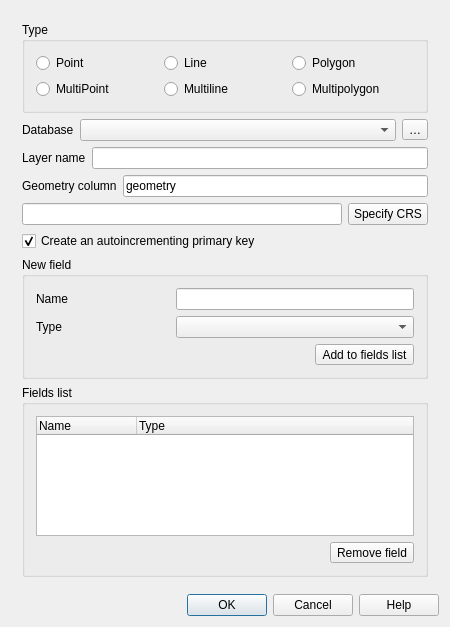
<?xml version="1.0" encoding="UTF-8"?>
<ui version="4.0">
 <class>QgsNewSpatialiteLayerDialogBase</class>
 <widget class="QDialog" name="QgsNewSpatialiteLayerDialogBase">
  <property name="geometry">
   <rect>
    <x>0</x>
    <y>0</y>
    <width>450</width>
    <height>627</height>
   </rect>
  </property>
  <property name="sizePolicy">
   <sizepolicy hsizetype="Expanding" vsizetype="Preferred">
    <horstretch>0</horstretch>
    <verstretch>0</verstretch>
   </sizepolicy>
  </property>
  <property name="minimumSize">
   <size>
    <width>351</width>
    <height>0</height>
   </size>
  </property>
  <property name="maximumSize">
   <size>
    <width>16777215</width>
    <height>16777215</height>
   </size>
  </property>
  <property name="windowTitle">
   <string>New SpatiaLite Layer</string>
  </property>
  <property name="modal">
   <bool>true</bool>
  </property>
  <layout class="QGridLayout" name="gridLayout_4">
   <item row="0" column="0">
    <widget class="QgsScrollArea" name="scrollArea">
     <property name="frameShape">
      <enum>QFrame::NoFrame</enum>
     </property>
     <property name="frameShadow">
      <enum>QFrame::Plain</enum>
     </property>
     <property name="widgetResizable">
      <bool>true</bool>
     </property>
     <widget class="QWidget" name="scrollAreaWidgetContents">
      <property name="geometry">
       <rect>
        <x>0</x>
        <y>0</y>
        <width>419</width>
        <height>598</height>
       </rect>
      </property>
      <layout class="QVBoxLayout" name="verticalLayout">
       <item>
        <widget class="QGroupBox" name="buttonGroup1">
         <property name="sizePolicy">
          <sizepolicy hsizetype="Expanding" vsizetype="Preferred">
           <horstretch>0</horstretch>
           <verstretch>0</verstretch>
          </sizepolicy>
         </property>
         <property name="title">
          <string>Type</string>
         </property>
         <layout class="QGridLayout" name="gridLayout_2">
          <item row="0" column="0">
           <widget class="QRadioButton" name="mPointRadioButton">
            <property name="text">
             <string>Point</string>
            </property>
           </widget>
          </item>
          <item row="0" column="1">
           <widget class="QRadioButton" name="mLineRadioButton">
            <property name="text">
             <string>Line</string>
            </property>
           </widget>
          </item>
          <item row="0" column="2">
           <widget class="QRadioButton" name="mPolygonRadioButton">
            <property name="text">
             <string>Polygon</string>
            </property>
           </widget>
          </item>
          <item row="1" column="0">
           <widget class="QRadioButton" name="mMultipointRadioButton">
            <property name="text">
             <string>MultiPoint</string>
            </property>
           </widget>
          </item>
          <item row="1" column="1">
           <widget class="QRadioButton" name="mMultilineRadioButton">
            <property name="text">
             <string>Multiline</string>
            </property>
           </widget>
          </item>
          <item row="1" column="2">
           <widget class="QRadioButton" name="mMultipolygonRadioButton">
            <property name="text">
             <string>Multipolygon</string>
            </property>
           </widget>
          </item>
         </layout>
        </widget>
       </item>
       <item>
        <layout class="QHBoxLayout" name="horizontalLayout">
         <item>
          <widget class="QLabel" name="mFileFormatLabel">
           <property name="enabled">
            <bool>true</bool>
           </property>
           <property name="text">
            <string>Database</string>
           </property>
           <property name="buddy">
            <cstring>mDatabaseComboBox</cstring>
           </property>
          </widget>
         </item>
         <item>
          <widget class="QComboBox" name="mDatabaseComboBox">
           <property name="enabled">
            <bool>true</bool>
           </property>
           <property name="sizePolicy">
            <sizepolicy hsizetype="Expanding" vsizetype="Fixed">
             <horstretch>0</horstretch>
             <verstretch>0</verstretch>
            </sizepolicy>
           </property>
          </widget>
         </item>
         <item>
          <widget class="QToolButton" name="toolButtonNewDatabase">
           <property name="toolTip">
            <string>Create a new SpatiaLite database</string>
           </property>
           <property name="text">
            <string>…</string>
           </property>
          </widget>
         </item>
        </layout>
       </item>
       <item>
        <layout class="QHBoxLayout" name="horizontalLayout_2">
         <item>
          <widget class="QLabel" name="label">
           <property name="text">
            <string>Layer name</string>
           </property>
           <property name="buddy">
            <cstring>leLayerName</cstring>
           </property>
          </widget>
         </item>
         <item>
          <widget class="QLineEdit" name="leLayerName">
           <property name="sizePolicy">
            <sizepolicy hsizetype="Expanding" vsizetype="Fixed">
             <horstretch>0</horstretch>
             <verstretch>0</verstretch>
            </sizepolicy>
           </property>
           <property name="toolTip">
            <string>Name for the new layer</string>
           </property>
          </widget>
         </item>
        </layout>
       </item>
       <item>
        <layout class="QHBoxLayout" name="horizontalLayout_4">
         <item>
          <widget class="QLabel" name="label_2">
           <property name="text">
            <string>Geometry column</string>
           </property>
           <property name="buddy">
            <cstring>leGeometryColumn</cstring>
           </property>
          </widget>
         </item>
         <item>
          <widget class="QLineEdit" name="leGeometryColumn">
           <property name="sizePolicy">
            <sizepolicy hsizetype="Expanding" vsizetype="Fixed">
             <horstretch>0</horstretch>
             <verstretch>0</verstretch>
            </sizepolicy>
           </property>
           <property name="toolTip">
            <string>Name for the new layer</string>
           </property>
           <property name="text">
            <string>geometry</string>
           </property>
          </widget>
         </item>
        </layout>
       </item>
       <item>
        <layout class="QHBoxLayout" name="horizontalLayout_3">
         <item>
          <widget class="QLineEdit" name="leSRID">
           <property name="toolTip">
            <string>Spatial Reference Id</string>
           </property>
           <property name="readOnly">
            <bool>true</bool>
           </property>
          </widget>
         </item>
         <item>
          <widget class="QPushButton" name="pbnFindSRID">
           <property name="sizePolicy">
            <sizepolicy hsizetype="Minimum" vsizetype="Fixed">
             <horstretch>0</horstretch>
             <verstretch>0</verstretch>
            </sizepolicy>
           </property>
           <property name="toolTip">
            <string>Specify the coordinate reference system of the layer's geometry.</string>
           </property>
           <property name="whatsThis">
            <string>Specify the coordinate reference system of the layer's geometry.</string>
           </property>
           <property name="text">
            <string>Specify CRS</string>
           </property>
          </widget>
         </item>
        </layout>
       </item>
       <item>
        <widget class="QCheckBox" name="checkBoxPrimaryKey">
         <property name="toolTip">
          <string>Add an integer id field as the primary key for the new layer</string>
         </property>
         <property name="text">
          <string>Create an autoincrementing primary key</string>
         </property>
         <property name="checked">
          <bool>true</bool>
         </property>
        </widget>
       </item>
       <item>
        <widget class="QGroupBox" name="groupBox">
         <property name="title">
          <string>New field</string>
         </property>
         <layout class="QGridLayout" name="gridLayout">
          <item row="0" column="0">
           <widget class="QLabel" name="textLabel1">
            <property name="sizePolicy">
             <sizepolicy hsizetype="Minimum" vsizetype="Preferred">
              <horstretch>0</horstretch>
              <verstretch>0</verstretch>
             </sizepolicy>
            </property>
            <property name="text">
             <string>Name</string>
            </property>
            <property name="buddy">
             <cstring>mNameEdit</cstring>
            </property>
           </widget>
          </item>
          <item row="0" column="1" colspan="2">
           <widget class="QLineEdit" name="mNameEdit">
            <property name="sizePolicy">
             <sizepolicy hsizetype="Expanding" vsizetype="Fixed">
              <horstretch>0</horstretch>
              <verstretch>0</verstretch>
             </sizepolicy>
            </property>
            <property name="toolTip">
             <string>A field name</string>
            </property>
           </widget>
          </item>
          <item row="1" column="0">
           <widget class="QLabel" name="textLabel2">
            <property name="sizePolicy">
             <sizepolicy hsizetype="Minimum" vsizetype="Preferred">
              <horstretch>0</horstretch>
              <verstretch>0</verstretch>
             </sizepolicy>
            </property>
            <property name="text">
             <string>Type</string>
            </property>
            <property name="buddy">
             <cstring>mTypeBox</cstring>
            </property>
           </widget>
          </item>
          <item row="1" column="1" colspan="2">
           <widget class="QComboBox" name="mTypeBox">
            <property name="sizePolicy">
             <sizepolicy hsizetype="Expanding" vsizetype="Fixed">
              <horstretch>0</horstretch>
              <verstretch>0</verstretch>
             </sizepolicy>
            </property>
           </widget>
          </item>
          <item row="2" column="2">
           <widget class="QToolButton" name="mAddAttributeButton">
            <property name="sizePolicy">
             <sizepolicy hsizetype="Fixed" vsizetype="Fixed">
              <horstretch>0</horstretch>
              <verstretch>0</verstretch>
             </sizepolicy>
            </property>
            <property name="toolTip">
             <string>Add field to list</string>
            </property>
            <property name="layoutDirection">
             <enum>Qt::LeftToRight</enum>
            </property>
            <property name="text">
             <string>Add to fields list</string>
            </property>
            <property name="icon">
             <iconset resource="../../images/images.qrc">
              <normaloff>:/images/themes/default/mActionNewAttribute.svg</normaloff>:/images/themes/default/mActionNewAttribute.svg</iconset>
            </property>
            <property name="toolButtonStyle">
             <enum>Qt::ToolButtonTextBesideIcon</enum>
            </property>
           </widget>
          </item>
         </layout>
        </widget>
       </item>
       <item>
        <widget class="QGroupBox" name="groupBox_2">
         <property name="title">
          <string>Fields list</string>
         </property>
         <layout class="QGridLayout" name="gridLayout_3">
          <item row="1" column="0" colspan="3">
           <widget class="QTreeWidget" name="mAttributeView">
            <property name="sizePolicy">
             <sizepolicy hsizetype="Preferred" vsizetype="Expanding">
              <horstretch>0</horstretch>
              <verstretch>0</verstretch>
             </sizepolicy>
            </property>
            <property name="alternatingRowColors">
             <bool>true</bool>
            </property>
            <property name="rootIsDecorated">
             <bool>false</bool>
            </property>
            <property name="columnCount">
             <number>2</number>
            </property>
            <column>
             <property name="text">
              <string>Name</string>
             </property>
            </column>
            <column>
             <property name="text">
              <string>Type</string>
             </property>
            </column>
           </widget>
          </item>
          <item row="2" column="0">
           <spacer name="horizontalSpacer_2">
            <property name="orientation">
             <enum>Qt::Horizontal</enum>
            </property>
            <property name="sizeHint" stdset="0">
             <size>
              <width>40</width>
              <height>20</height>
             </size>
            </property>
           </spacer>
          </item>
          <item row="2" column="1" colspan="2">
           <widget class="QToolButton" name="mRemoveAttributeButton">
            <property name="sizePolicy">
             <sizepolicy hsizetype="Fixed" vsizetype="Fixed">
              <horstretch>0</horstretch>
              <verstretch>0</verstretch>
             </sizepolicy>
            </property>
            <property name="toolTip">
             <string>Delete selected field</string>
            </property>
            <property name="text">
             <string>Remove field</string>
            </property>
            <property name="icon">
             <iconset resource="../../images/images.qrc">
              <normaloff>:/images/themes/default/mActionDeleteAttribute.svg</normaloff>:/images/themes/default/mActionDeleteAttribute.svg</iconset>
            </property>
            <property name="toolButtonStyle">
             <enum>Qt::ToolButtonTextBesideIcon</enum>
            </property>
           </widget>
          </item>
         </layout>
        </widget>
       </item>
      </layout>
     </widget>
    </widget>
   </item>
   <item row="9" column="0">
    <widget class="QDialogButtonBox" name="buttonBox">
     <property name="orientation">
      <enum>Qt::Horizontal</enum>
     </property>
     <property name="standardButtons">
      <set>QDialogButtonBox::Cancel|QDialogButtonBox::Help|QDialogButtonBox::Ok</set>
     </property>
    </widget>
   </item>
  </layout>
 </widget>
 <layoutdefault spacing="6" margin="11"/>
 <customwidgets>
  <customwidget>
   <class>QgsScrollArea</class>
   <extends>QScrollArea</extends>
   <header>qgsscrollarea.h</header>
   <container>1</container>
  </customwidget>
 </customwidgets>
 <tabstops>
  <tabstop>scrollArea</tabstop>
  <tabstop>mPointRadioButton</tabstop>
  <tabstop>mLineRadioButton</tabstop>
  <tabstop>mPolygonRadioButton</tabstop>
  <tabstop>mMultipointRadioButton</tabstop>
  <tabstop>mMultilineRadioButton</tabstop>
  <tabstop>mMultipolygonRadioButton</tabstop>
  <tabstop>mDatabaseComboBox</tabstop>
  <tabstop>toolButtonNewDatabase</tabstop>
  <tabstop>leLayerName</tabstop>
  <tabstop>leGeometryColumn</tabstop>
  <tabstop>leSRID</tabstop>
  <tabstop>pbnFindSRID</tabstop>
  <tabstop>checkBoxPrimaryKey</tabstop>
  <tabstop>mNameEdit</tabstop>
  <tabstop>mTypeBox</tabstop>
  <tabstop>mAddAttributeButton</tabstop>
  <tabstop>mAttributeView</tabstop>
  <tabstop>mRemoveAttributeButton</tabstop>
 </tabstops>
 <resources>
  <include location="../../images/images.qrc"/>
 </resources>
 <connections>
  <connection>
   <sender>buttonBox</sender>
   <signal>rejected()</signal>
   <receiver>QgsNewSpatialiteLayerDialogBase</receiver>
   <slot>reject()</slot>
   <hints>
    <hint type="sourcelabel">
     <x>290</x>
     <y>585</y>
    </hint>
    <hint type="destinationlabel">
     <x>242</x>
     <y>308</y>
    </hint>
   </hints>
  </connection>
 </connections>
</ui>
